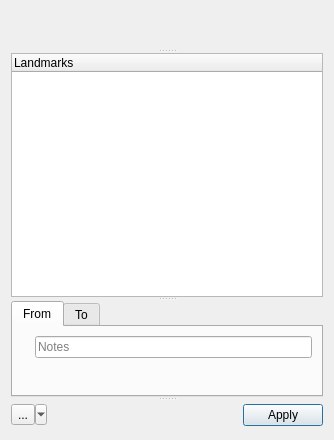
<?xml version="1.0" encoding="UTF-8"?>
<ui version="4.0">
 <class>smtkCoordinateTransformView</class>
 <widget class="QWidget" name="smtkCoordinateTransformView">
  <property name="geometry">
   <rect>
    <x>0</x>
    <y>0</y>
    <width>334</width>
    <height>440</height>
   </rect>
  </property>
  <property name="sizePolicy">
   <sizepolicy hsizetype="Preferred" vsizetype="MinimumExpanding">
    <horstretch>0</horstretch>
    <verstretch>0</verstretch>
   </sizepolicy>
  </property>
  <property name="windowTitle">
   <string>Edit transform</string>
  </property>
  <property name="toolTip">
   <string>&lt;html&gt;&lt;head/&gt;&lt;body&gt;&lt;p&gt;Edit a coordinate transform.&lt;/p&gt;&lt;p&gt;A coordinate transform moves and orients the associated object(s) by starting at the &amp;quot;From&amp;quot; coordinate frame, translating to the &amp;quot;To&amp;quot; coordinate frame, and rotating so the matching axes are aligned.&lt;/p&gt;&lt;/body&gt;&lt;/html&gt;</string>
  </property>
  <layout class="QVBoxLayout" name="verticalLayout_3">
   <item>
    <widget class="QSplitter" name="splitter">
     <property name="orientation">
      <enum>Qt::Vertical</enum>
     </property>
     <widget class="QWidget" name="m_referenceItemContainer" native="true">
      <property name="sizePolicy">
       <sizepolicy hsizetype="Preferred" vsizetype="Preferred">
        <horstretch>0</horstretch>
        <verstretch>0</verstretch>
       </sizepolicy>
      </property>
      <property name="focusPolicy">
       <enum>Qt::TabFocus</enum>
      </property>
      <property name="toolTip">
       <string>Select the object(s) you wish to transform.</string>
      </property>
     </widget>
     <widget class="QTreeWidget" name="m_frameTree">
      <property name="sizePolicy">
       <sizepolicy hsizetype="Expanding" vsizetype="MinimumExpanding">
        <horstretch>0</horstretch>
        <verstretch>0</verstretch>
       </sizepolicy>
      </property>
      <property name="contextMenuPolicy">
       <enum>Qt::ActionsContextMenu</enum>
      </property>
      <property name="toolTip">
       <string>&lt;html&gt;&lt;head/&gt;&lt;body&gt;&lt;p&gt;Select a frame to preview its location and orientation.&lt;/p&gt;&lt;p&gt;Right-click on a frame to select the frame for use as a source or destination of the transform.&lt;/p&gt;&lt;/body&gt;&lt;/html&gt;</string>
      </property>
      <column>
       <property name="text">
        <string>Landmarks</string>
       </property>
      </column>
     </widget>
     <widget class="QTabWidget" name="m_fromToFrameTab">
      <property name="sizePolicy">
       <sizepolicy hsizetype="Expanding" vsizetype="Minimum">
        <horstretch>0</horstretch>
        <verstretch>0</verstretch>
       </sizepolicy>
      </property>
      <property name="toolTip">
       <string>&lt;html&gt;&lt;head/&gt;&lt;body&gt;&lt;p&gt;Select &amp;quot;From&amp;quot; to choose/edit the source coordinate&lt;br/&gt;frame of the transform or &amp;quot;To&amp;quot; for the destination frame.&lt;/p&gt;&lt;/body&gt;&lt;/html&gt;</string>
      </property>
      <property name="currentIndex">
       <number>0</number>
      </property>
      <widget class="QWidget" name="From">
       <attribute name="title">
        <string>From</string>
       </attribute>
       <attribute name="toolTip">
        <string>&lt;html&gt;&lt;head/&gt;&lt;body&gt;&lt;p&gt;Choose a coordinate frame from the list above or enter your own to serve as the source coordinate frame of the transform. The transform will translate and rotate this frame to make it match the &quot;to&quot; frame.&lt;/p&gt;&lt;/body&gt;&lt;/html&gt;</string>
       </attribute>
       <layout class="QVBoxLayout" name="verticalLayout">
        <item>
         <layout class="QHBoxLayout" name="horizontalLayout">
          <item>
           <widget class="QLabel" name="m_fromFrameObject">
            <property name="toolTip">
             <string>&lt;html&gt;&lt;head/&gt;&lt;body&gt;&lt;p&gt;This label shows which object the &amp;quot;from&amp;quot; frame annotates. If you edit a coordinate frame from a landmark above, a new landmark will be added to one of the objects being transformed to hold your edits.&lt;/p&gt;&lt;/body&gt;&lt;/html&gt;</string>
            </property>
            <property name="text">
             <string/>
            </property>
           </widget>
          </item>
          <item>
           <widget class="QLineEdit" name="m_fromFrameName">
            <property name="toolTip">
             <string>&lt;html&gt;&lt;head/&gt;&lt;body&gt;&lt;p&gt;Enter a name for the frame here.&lt;/p&gt;&lt;p&gt;When you select a frame above, that name will be used until the coordinate frame is edited – at which point a placeholder name will be generated.&lt;/p&gt;&lt;/body&gt;&lt;/html&gt;</string>
            </property>
            <property name="text">
             <string/>
            </property>
            <property name="placeholderText">
             <string>Notes</string>
            </property>
           </widget>
          </item>
         </layout>
        </item>
        <item>
         <widget class="QWidget" name="m_fromFrame" native="true">
          <property name="focusPolicy">
           <enum>Qt::TabFocus</enum>
          </property>
         </widget>
        </item>
       </layout>
      </widget>
      <widget class="QWidget" name="To">
       <attribute name="title">
        <string>To</string>
       </attribute>
       <attribute name="toolTip">
        <string>&lt;html&gt;&lt;head/&gt;&lt;body&gt;&lt;p&gt;Choose a coordinate frame from the list above or enter your own to serve as the destination coordinate frame of the transform. The transform will translate and rotate the &quot;from&quot; frame to make it match this frame.&lt;/p&gt;&lt;/body&gt;&lt;/html&gt;</string>
       </attribute>
       <layout class="QVBoxLayout" name="verticalLayout_2">
        <item>
         <layout class="QHBoxLayout" name="horizontalLayout_2">
          <item>
           <widget class="QLabel" name="m_toFrameObject">
            <property name="toolTip">
             <string>&lt;html&gt;&lt;head/&gt;&lt;body&gt;&lt;p&gt;This label shows which object the &amp;quot;to&amp;quot; frame annotates. If you edit a coordinate frame from a landmark above, a new landmark will be added to one of the objects being transformed to hold your edits.&lt;/p&gt;&lt;/body&gt;&lt;/html&gt;</string>
            </property>
            <property name="text">
             <string/>
            </property>
           </widget>
          </item>
          <item>
           <widget class="QLineEdit" name="m_toFrameName">
            <property name="toolTip">
             <string>&lt;html&gt;&lt;head/&gt;&lt;body&gt;&lt;p&gt;Enter a name for the frame here.&lt;/p&gt;&lt;p&gt;When you select a frame above, that name will be used until the coordinate frame is edited – at which point a placeholder name will be generated.&lt;/p&gt;&lt;/body&gt;&lt;/html&gt;</string>
            </property>
            <property name="placeholderText">
             <string>Notes</string>
            </property>
           </widget>
          </item>
         </layout>
        </item>
        <item>
         <widget class="QWidget" name="m_toFrame" native="true">
          <property name="focusPolicy">
           <enum>Qt::TabFocus</enum>
          </property>
         </widget>
        </item>
       </layout>
      </widget>
     </widget>
     <widget class="QWidget" name="layoutWidget">
      <layout class="QHBoxLayout" name="m_applyLayout">
       <item>
        <widget class="QToolButton" name="m_utilityMenuButton">
         <property name="text">
          <string>...</string>
         </property>
         <property name="popupMode">
          <enum>QToolButton::MenuButtonPopup</enum>
         </property>
        </widget>
       </item>
       <item>
        <spacer name="horizontalSpacer">
         <property name="orientation">
          <enum>Qt::Horizontal</enum>
         </property>
         <property name="sizeHint" stdset="0">
          <size>
           <width>40</width>
           <height>20</height>
          </size>
         </property>
        </spacer>
       </item>
       <item>
        <widget class="QPushButton" name="m_applyButton">
         <property name="toolTip">
          <string>Click apply to make the transform permanent.</string>
         </property>
         <property name="text">
          <string>Apply</string>
         </property>
         <property name="default">
          <bool>true</bool>
         </property>
        </widget>
       </item>
      </layout>
     </widget>
    </widget>
   </item>
  </layout>
  <action name="m_actionLivePreview">
   <property name="checkable">
    <bool>true</bool>
   </property>
   <property name="text">
    <string>Live preview</string>
   </property>
   <property name="toolTip">
    <string>Toggle live previews of the transform. Previews only begin once both &quot;From&quot; and &quot;To&quot; frames have been selected.</string>
   </property>
  </action>
  <action name="m_actionUseLandmarkAsFrom">
   <property name="text">
    <string>Use landmark as &quot;from&quot; coordinates.</string>
   </property>
   <property name="toolTip">
    <string>Use the landmark selected as the coordinate system from which the associated objects will be transformed.</string>
   </property>
  </action>
  <action name="m_actionUseLandmarkAsTo">
   <property name="text">
    <string>Use landmark as &quot;to&quot; coordinates.</string>
   </property>
   <property name="toolTip">
    <string>Use the selected landmark as the coordinate system to which the associated objects will be transformed.</string>
   </property>
  </action>
  <action name="m_actionRemoveTransform">
   <property name="text">
    <string>Remove transform</string>
   </property>
   <property name="toolTip">
    <string>Remove any pre-existing transforms from the selected objects.</string>
   </property>
  </action>
 </widget>
 <tabstops>
  <tabstop>m_referenceItemContainer</tabstop>
  <tabstop>m_frameTree</tabstop>
  <tabstop>m_fromToFrameTab</tabstop>
  <tabstop>m_fromFrameName</tabstop>
  <tabstop>m_fromFrame</tabstop>
  <tabstop>m_toFrameName</tabstop>
  <tabstop>m_toFrame</tabstop>
  <tabstop>m_utilityMenuButton</tabstop>
  <tabstop>m_applyButton</tabstop>
 </tabstops>
 <resources/>
 <connections/>
</ui>
